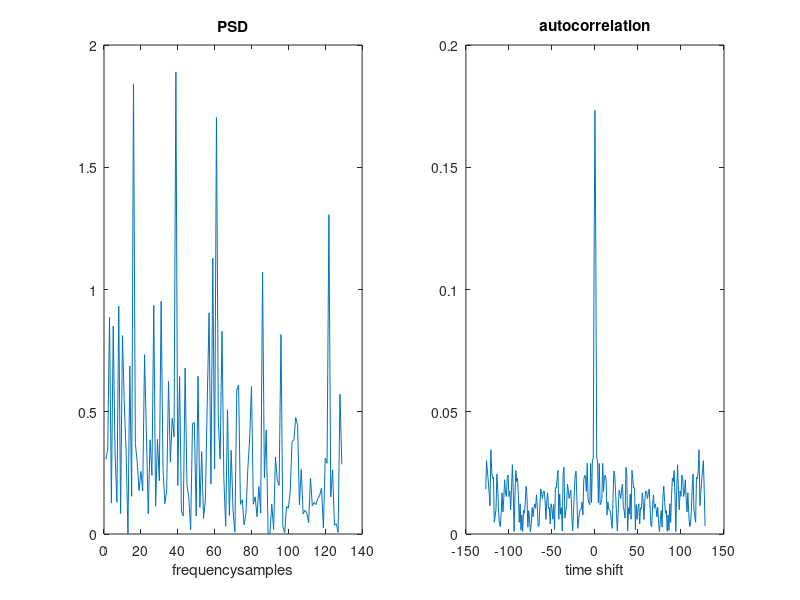

Write the MATLAB code that produced this figure.
clear all;
pkg load statistics

%Gaussian Distribution Function

x=-5:0.5:5;
y=normpdf(x,0,1);
subplot(1,3,1);
plot(x,y);
axis([-5,5,0,1]);
title("mean 0 sd =1");
x=-5:0.5:5;
y=normpdf(x,0,0.5)
subplot(1,3,2)
plot(x,y)
axis([-5 5 0 1])
title('mean=0, std dev=0.5')
x=-5:0.5:5;
y=normpdf(x,1,1)
subplot(1,3,3)
plot(x,y)
axis([-5 5 0 1])
title('mean=1, std dev=1')

%PSD and Autocorrelation of Random Process

y=normrnd(0,1,1,200);
Gy=periodogram(y);
Ry=abs(ifft(Gy,256));
Ry=[Ry(130:256)' Ry(1:129)']
t=-127:1:128;
subplot(1,2,1)
plot(Gy)
xlabel('frequencysamples');
title('PSD')
subplot(1,2,2)
plot(t,Ry)
xlabel('time shift')
title('autocorrelation')